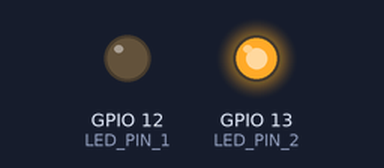
Recording of a program running on a simulated ESP32. Shown: output pins drawn as LEDs (lit = HIGH).

Above: at 0.02 s.
At 1.52 s:
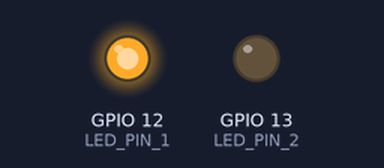
At 2.37 s:
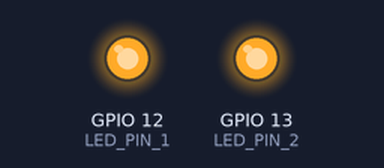
Timing chart, 0 to 3.0 s (numbered marks = the images above):
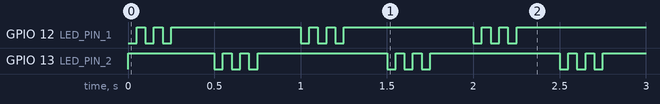

The program:

main.cpp
```cpp
#include <Arduino.h>

#define LED_PIN_1     12
#define LED_PIN_2     13

#define BLINK_COUNT    3
#define SHORT_DELAY   50
#define LONG_DELAY   200

// #define DEEP_SLEEP


uint8_t ledPins[] = { LED_PIN_1, LED_PIN_2 };

void setup() {
  for (uint8_t ledPin : ledPins) {
    pinMode(ledPin, OUTPUT);
    digitalWrite(ledPin, HIGH);
  }
}

void loop() {
  for (uint8_t ledPin : ledPins) {
    for (uint8_t i = 0; i < BLINK_COUNT; i++) {
      digitalWrite(ledPin, LOW);
      delay(SHORT_DELAY);
      digitalWrite(ledPin, HIGH);
      delay(SHORT_DELAY);
    }

#ifdef DEEP_SLEEP
    if (ledPin != ledPins[sizeof(ledPins) - 1])
#endif
    delay(LONG_DELAY);
  }

#ifdef DEEP_SLEEP
  esp_sleep_enable_timer_wakeup(LONG_DELAY * 1000);
  esp_deep_sleep_start();

  delay(10000);
#endif
}
```

Measured:
- by itself, GPIO 12 (LED_PIN_1): repeats every 1.0 s: LOW 0.05 s, HIGH 0.05 s, LOW 0.05 s, HIGH 0.75 s, LOW 0.05 s, HIGH 0.05 s
- by itself, GPIO 13 (LED_PIN_2): repeats every 1.0 s: 2 × (HIGH 0.05 s, LOW 0.05 s), HIGH 0.75 s, LOW 0.05 s
- by itself, everything shown: repeats every 1.0 s, in 4 steps
